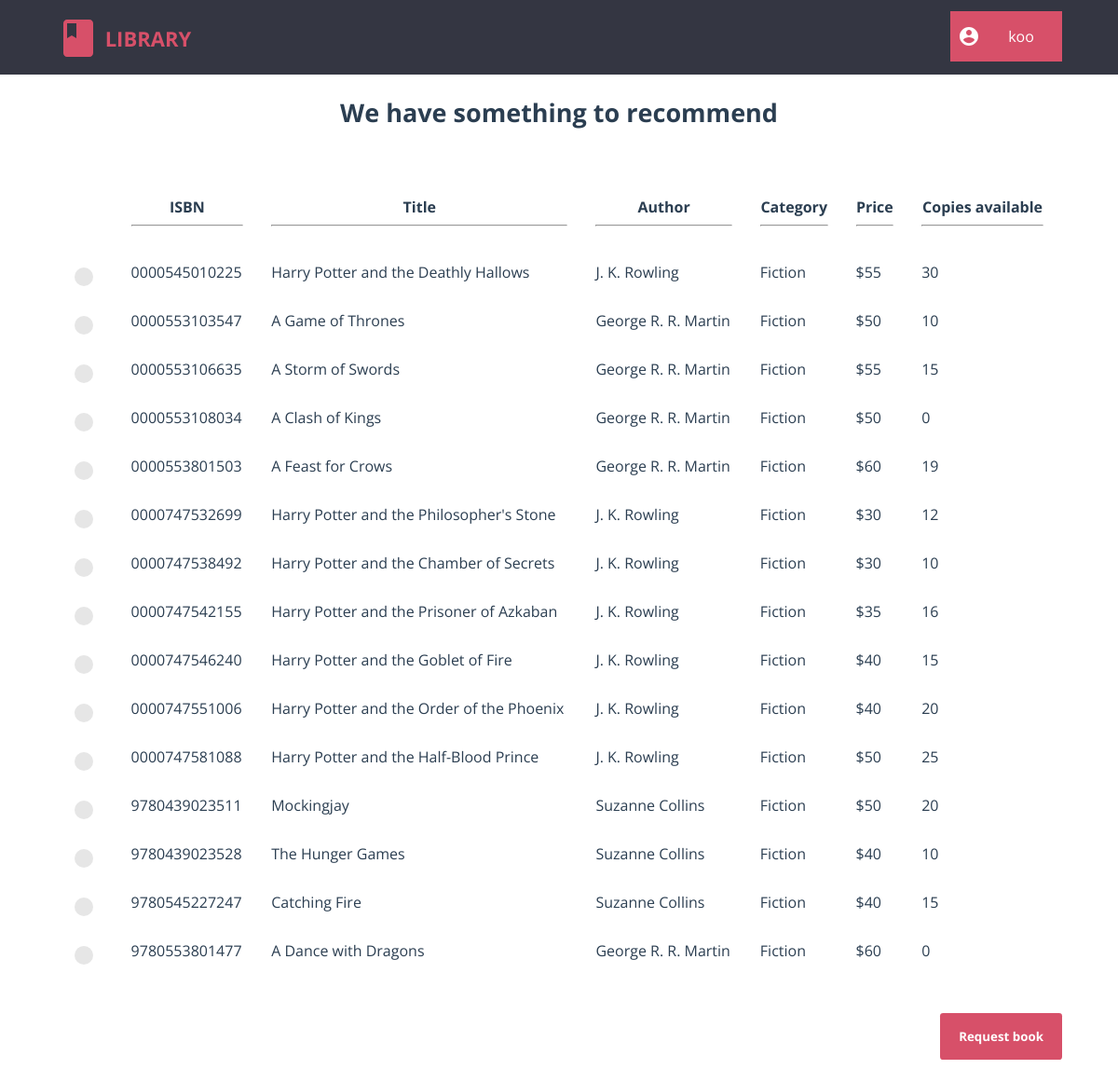
Page /member/home.php (signed in) on the committed database.
### tables this page shows
CREATE TABLE `book` (
  `isbn` char(13) NOT NULL,
  `title` varchar(80) NOT NULL,
  `author` varchar(80) NOT NULL,
  `category` varchar(80) NOT NULL,
  `price` int(4) UNSIGNED NOT NULL,
  `copies` int(10) UNSIGNED NOT NULL
);

### src/member/home.php (the view, shortened to what this page needs)
<?php
	require "../db_connect.php";
	require "header_member.php";
?>
<html>
	<head>
		<link rel="stylesheet" type="text/css" href="../css/global_styles.css">
		<link rel="stylesheet" type="text/css" href="css/home_style.css">
		<link rel="stylesheet" type="text/css" href="../css/custom_radio_button_style.css">
	</head>
	<body>
		<?php
			$query2 = $con->prepare("SELECT book_isbn FROM `book_issue_log` where member like ?");
			$query2->bind_param("s", $_SESSION['username']);
			$query2->execute();
			$result2 = $query2->get_result();
			if(mysqli_num_rows($result2)>0){
				echo "<h2 align='center'> We have something to recommend</h2>";
				$query3 = $con->prepare("SELECT category FROM `book` where isbn=?");
				$book= mysqli_fetch_row($result2);
				$query3->bind_param("s", $book[0]);
				$query3->execute();
				$result3 = $query3->get_result();
				if(mysqli_num_rows($result3)>0)
					{
						$query4 = $con->prepare("SELECT * FROM `book` where category like ?");
						$book_category= mysqli_fetch_row($result3);
						$query4->bind_param("s", $book_category[0]);
						$query4->execute();
						$result4 = $query4->get_result();
						$rows= mysqli_num_rows($result4);
						if($rows){
							echo "<form class='cd-form' method='POST' action='#'>";
							echo "<table width='100%' cellpadding=10 cellspacing=10>";
							echo "<tr>
									<th></th>
									<th>ISBN<hr></th>
									<th>Title<hr></th>
									<th>Author<hr></th>
									<th>Category<hr></th>
									<th>Price<hr></th>
									<th>Copies available<hr></th>
								</tr>";
							for($i=0; $i<$rows; $i++)
							{
								$row = mysqli_fetch_array($result4);
								echo "<tr>
										<td>
											<label class='control control--radio'>
												<input type='radio' name='rd_book' value=".$row[0]." />
											<div class='control__indicator'></div>
										</td>";
								for($j=0; $j<6; $j++)
									if($j == 4)
										echo "<td>$".$row[$j]."</td>";
									else
										echo "<td>".$row[$j]."</td>";
								echo "</tr>";
							}
							echo "</table>";
							echo "<br /><br /><input type='submit' name='m_request' value='Request book' />";
							echo "</form>";
						}
					}
		}
		?>
	</body>
</html>

### src/member/css/header_member_style.css (style rules this page uses)
html * { -webkit-font-smoothing: antialiased; -moz-osx-font-smoothing: grayscale; }
*, *:after, *:before { -webkit-box-sizing: border-box; -moz-box-sizing: border-box; box-sizing: border-box; }
body { font-size: 100%; font-family: "Open Sans", sans-serif; background-color: white; margin: 0; }

### src/css/global_styles.css (style rules this page uses)
*, *::after, *::before { -webkit-box-sizing: border-box; -moz-box-sizing: border-box; box-sizing: border-box; }
html { font-size: 62.5%; }
body { font-size: 1.8rem; font-family: "Open Sans", sans-serif; color: #2b3e51; background-color: #ffffff; }

### src/member/css/home_style.css (style rules this page uses)
.cd-form { width: 90%; max-width: 1200px; margin: 4em auto; font-size: 1.3rem; color: #94aab0; margin-bottom: 10px; display: block; }
.cd-form::after { clear: both; content: ""; display: table; }
.cd-form input[type="submit"] { border: none; background: #d75069; border-radius: .25em; padding: 16px 20px; color: #ffffff; font-family: "Open Sans", sans-serif; font-weight: bold; float: right; cursor: pointer; -webkit-font-smoothing: antialiased; -moz-osx-font-smoothing: grayscale; -webkit-appearance: none; -moz-appearance: none; -ms-appearance: none; -o-appearance: none; appearance: none; }

### src/css/custom_radio_button_style.css (style rules this page uses)
.control { font-size: 18px; position: relative; display: block; margin-bottom: 15px; padding-left: 30px; cursor: pointer; }
.control__indicator { position: absolute; top: 2px; left: 0; width: 20px; height: 20px; background: #e6e6e6; }
.control--radio .control__indicator { border-radius: 50%; }
.control__indicator:after { position: absolute; display: none; content: ''; }
.control--radio .control__indicator:after { top: 7px; left: 7px; width: 6px; height: 6px; border-radius: 50%; background: #ffffff; }

### rows in the picture
book: isbn "0000545010225", title "Harry Potter and the Deathly Hallows", author "J. K. Rowling", category "Fiction", price "55", copies "30"
book: isbn "0000553103547", title "A Game of Thrones", author "George R. R. Martin", category "Fiction", price "50", copies "10"
book: isbn "0000553106635", title "A Storm of Swords", author "George R. R. Martin", category "Fiction", price "55", copies "15"
book: isbn "0000553108034", title "A Clash of Kings", author "George R. R. Martin", category "Fiction", price "50", copies "0"
book: isbn "0000553801503", title "A Feast for Crows", author "George R. R. Martin", category "Fiction", price "60", copies "19"
book: isbn "0000747532699", title "Harry Potter and the Philosopher's Stone", author "J. K. Rowling", category "Fiction", price "30", copies "12"
book: isbn "0000747538492", title "Harry Potter and the Chamber of Secrets", author "J. K. Rowling", category "Fiction", price "30", copies "10"
book: isbn "0000747542155", title "Harry Potter and the Prisoner of Azkaban", author "J. K. Rowling", category "Fiction", price "35", copies "16"
book: isbn "0000747546240", title "Harry Potter and the Goblet of Fire", author "J. K. Rowling", category "Fiction", price "40", copies "15"
book: isbn "0000747551006", title "Harry Potter and the Order of the Phoenix", author "J. K. Rowling", category "Fiction", price "40", copies "20"
book: isbn "0000747581088", title "Harry Potter and the Half-Blood Prince", author "J. K. Rowling", category "Fiction", price "50", copies "25"
book: isbn "9780439023511", title "Mockingjay", author "Suzanne Collins", category "Fiction", price "50", copies "20"
book: isbn "9780439023528", title "The Hunger Games", author "Suzanne Collins", category "Fiction", price "40", copies "10"
book: isbn "9780545227247", title "Catching Fire", author "Suzanne Collins", category "Fiction", price "40", copies "15"
book: isbn "9780553801477", title "A Dance with Dragons", author "George R. R. Martin", category "Fiction", price "60", copies "0"

### other values in the picture
$_SESSION['username'] "koo"
